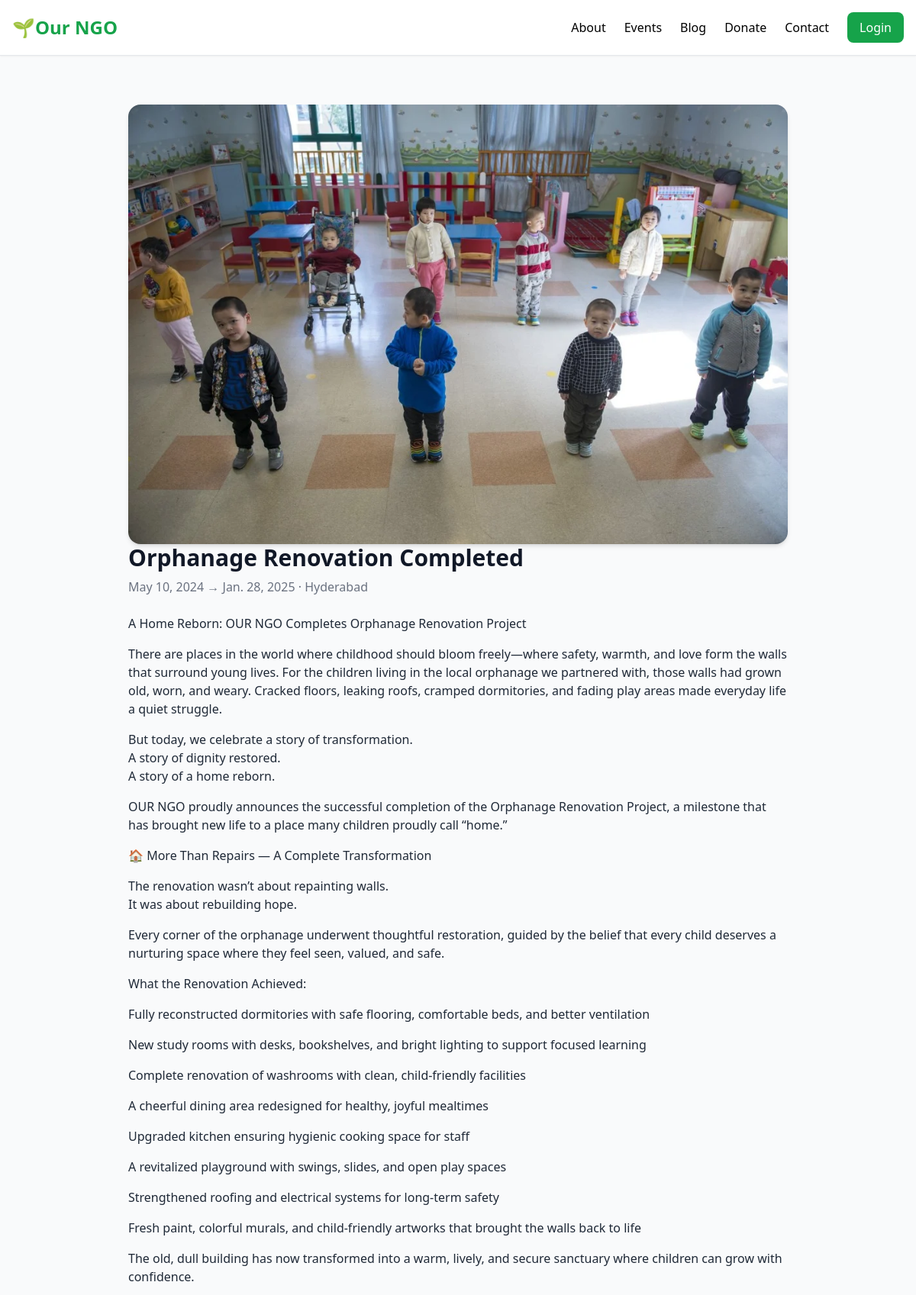
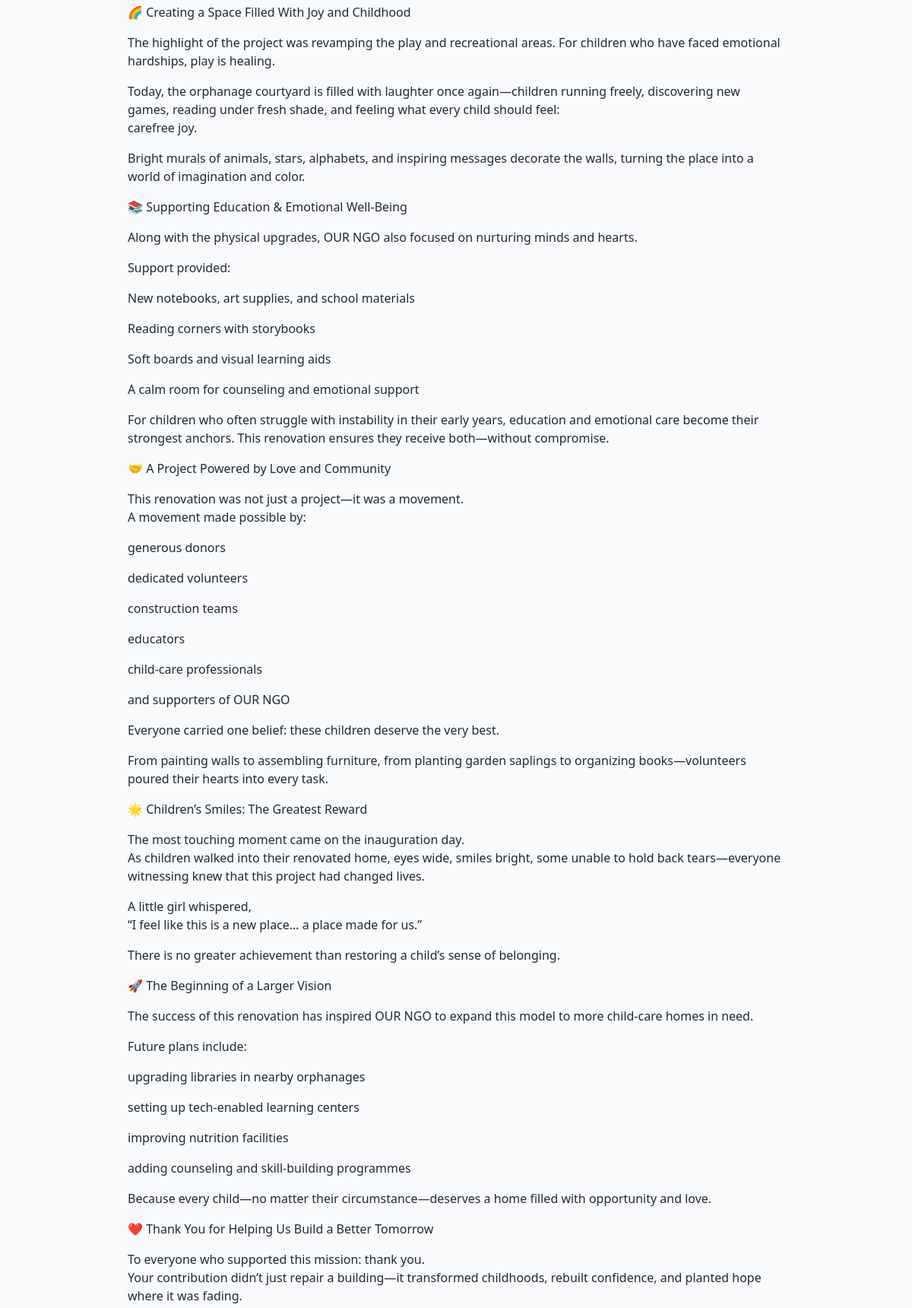
Page /events/orphanage-renovation-completed/ (upper part) on the committed database (2 pictures, top to bottom).
### events/models.py (models this page shows, shortened)
class Event(models.Model):
    title = models.CharField(max_length=200)
    slug = models.SlugField(unique=True)
    start_date = models.DateField()
    end_date = models.DateField(blank=True, null=True)
    location = models.CharField(max_length=200, blank=True)
    description = models.TextField(blank=True)
    image = models.ImageField(upload_to='events/', blank=True, null=True)
    class Meta:
        ordering = ["start_date"]

### events/views.py (the view)
# urls.py: path("<slug:slug>/", event_detail, name="event_detail"),
def event_detail(request, slug):
    event = get_object_or_404(Event, slug=slug)
    return render(request, "events/event_detail.html", {"event": event})

### ngo_site/templates/events/event_detail.html (shortened to what this page needs)
{% extends "base.html" %}
{% block content %}
<section class="max-w-4xl mx-auto px-4 py-16">
  {% if event.image %}
  <img src="{{ event.image.url }}" class="rounded-2xl shadow-md" alt="{{ event.title }}">
  {% else %}
  <img src="https://images.unsplash.com/photo-1524678606370-a47ad25cb82a?auto=format&fit=crop&w=1200&q=60"
       class="w-full h-64 object-cover rounded-2xl mb-8 shadow-lg">
  {% endif %}
  <h1 class="text-3xl font-bold text-gray-900">{{ event.title }}</h1>
  <p class="text-gray-500 mt-2 mb-6">
    {{ event.start_date }}{% if event.end_date %} → {{ event.end_date }}{% endif %} &middot; {{ event.location }}
  </p>
  <div class="prose prose-teal max-w-none text-gray-800">
    {{ event.description|linebreaks }}
  </div>
</section>
{% endblock %}

### ngo_site/static/css/styles.css (style rules this page uses)
.prose p { margin-bottom: 1rem; }

### rows in the picture
Event: image (picture), title "Orphanage Renovation Completed", start_date "May 10, 2024", end_date "Jan. 28, 2025", location "Hyderabad", description "A Home Reborn: OUR NGO Completes Orphanage Renovation Project There are places in the world where childhood should bloom freely—where safety, warmth, and love form the walls that surround young lives. For the children living in the local orphanage we partnered with, those walls had grown old, worn, and weary. Cracked floors, leaking roofs, cramped dormitories, and fading play areas made everyday life a quiet struggle. But today, we celebrate a story of transformation. A story of dignity restored. A story of a home reborn. OUR NGO proudly announces the successful completion of the Orphanage Renovation Project, a milestone that has brought new life to a place many children proudly call…"
